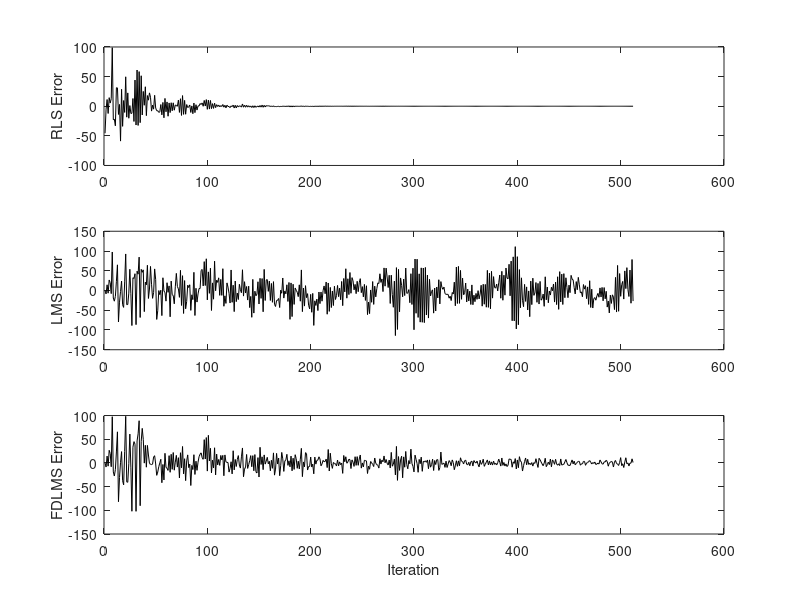
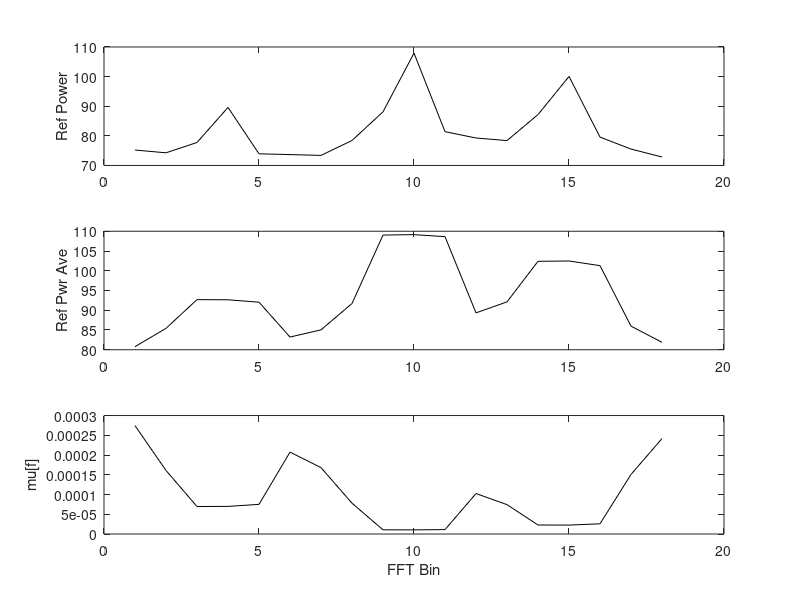
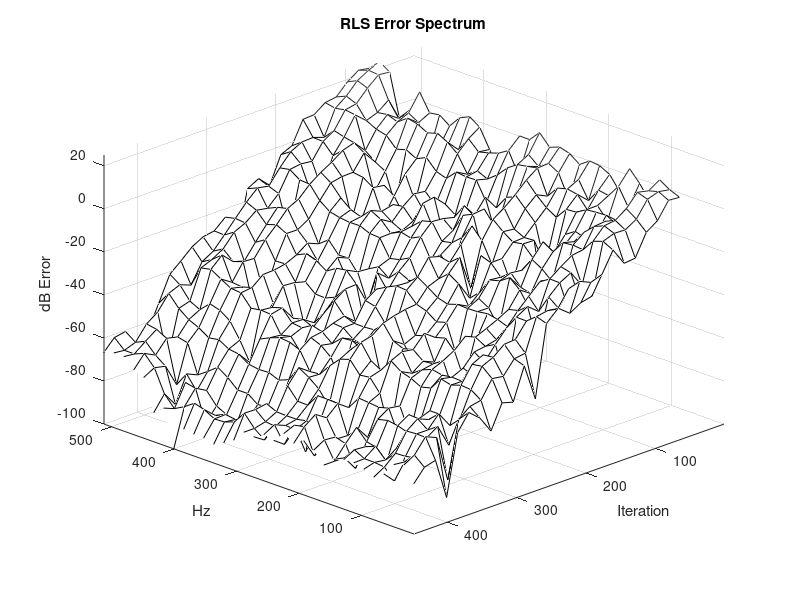
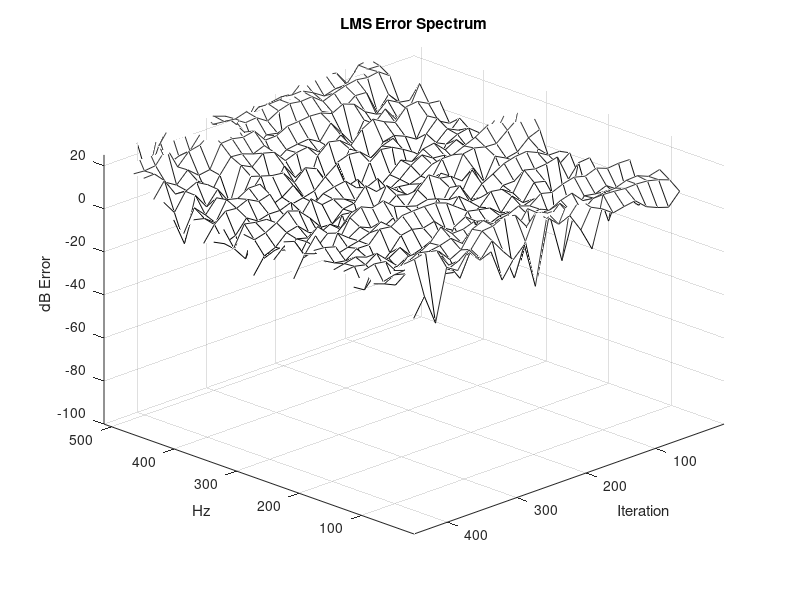

Write MATLAB code to recreate these figures, in order.
% whitening performance model

fs=1024;  % sample rate

npts=512; % num of samples

% make input-output data

%nzamp = .001;   % use this one to examine convergence of the error spectra
nzamp=10;       % use this one to show model accuracy
nn=1:npts;

num_sigs=3;
f=[80 250 390];
amp=[10 30 20];
x = nzamp.*randn([1 npts]);
y = zeros([1 npts]);

for k=1:num_sigs,
	x = x + amp(k).*(sin(2.*pi.*f(k).*nn./fs));
end;

% okay, now for the filter and output signal

nzeros=4;
zmag=[.99 1.4 .9 .95];
zang=pi.*[.2 .35 .6 .75];
zer=zeros([1 2*nzeros]);
i=sqrt(-1);
for k=1:nzeros,
	zer(2*k-1)=zmag(k)*(cos(zang(k))+i*sin(zang(k)));
	zer(2*k)=zmag(k)*(cos(zang(k))-i*sin(zang(k)));
end; 
Asys=real(poly(zer));
nwts_act = 1 + 2*nzeros;

for n=1:npts,
	y(n)=0;
	for k=1:nwts_act,
		if n-k+1 > 1
			y(n)=y(n)+x(n-k+1)*Asys(k);
		end;
	end;
end;


el = zeros([1 npts]);
er = zeros([1 npts]);
ef = zeros([1 npts]);
eb = zeros([1 npts]);

nwts=2*nwts_act;

% simple LMS Wiener filter

a=zeros([1 nwts]);
pow=std(x)^2;
mumax = 1/(nwts*pow);
murel = 1/(2*nwts);                  % safty margin 

% memory window is approx 1/murel must be at least nwts long!
mu = mumax*murel;

for n=1:npts,
	yp=0;
	for k=1:nwts,
		if n-k+1 > 0
			yp = yp + a(k)*x(n-k+1);
		end;
	end;
	el(n)=y(n)-yp;	

	for k=1:nwts,
		if n-k+1 > 0
			a(k) = a(k) + 2*mu*x(n-k+1)*el(n);    % adaptation
		end;
	end;
end;

% recursive least squares

Id = eye(nwts);
P = zeros([nwts nwts]);
H = zeros([nwts 1]);
H(1)=1;
K = zeros([nwts 1]);
Nbar = 1/murel;
alpha = (Nbar-1)/Nbar;
alphai = 1/ alpha;

% initialization
P = (2.*pow.*Id)^(-1);
phi=zeros([1 nwts]);

for n=1:npts,
  for k=1:nwts,
	if n-k+1 > 0
      phi(k) = x(n-k+1);
    end;
  end;
  K = P*phi'./(alpha + phi*P*phi');
  P = alphai.*(Id - K*phi)*P;
  yp = phi*H;
  er(n)=y(n)-yp;
  H = H + K*er(n);
end;

% freq domain LMS

nfwts=2*nwts;
Aw=zeros([1 nfwts]);

nffts=fix(npts/nfwts);
Px=zeros([1 nfwts]);
for k=1:nffts;
	Px=Px + abs(fft(x((k-1)*nfwts+1:k*nfwts),nfwts)).^2;
end;
Px = Px./nffts;

binave=1;
Pxave=zeros(size(Px));
for k=1:nfwts,
	for j=k-binave:k+binave,
		if j > 0 && j <= nfwts
			Pxave(k) = Pxave(k) + Px(j);
		end;
	end;
end;
mumaxbins = (2*binave+1)./Pxave;

murel = 1;
mubins = mumaxbins.*murel;
af = zeros([1 nfwts]);


overlap=1;
for n=1:npts,
	yp=0;
	for k=1:nfwts/2,
		if n-k+1 > 0
		  yp = yp + af(k)*x(n-k+1);    % prediction
		end;
	end;
	ef(n) = y(n) - yp;

	if overlap > nfwts && n > nfwts
	    ebuf=[zeros([1 nfwts/2]) ef(n-nfwts/2+1:n)];
    	xbuf=x(n-nfwts+1:n);
		Ew=fft(ebuf);
		Xw=fft(xbuf);
		xSpec=conj(Xw).*Ew;
		Aw=Aw + mubins.*xSpec;
		af=real(ifft(Aw));	
		overlap = 0;

        aSpec=conj(Xw).*Xw;
		EoX=xSpec./aSpec;
    
    end;
	overlap = overlap + 1;
end;


figure(1);
subplot(3,1,1), plot(nn,er,'k');
ylabel('RLS Error');
subplot(3,1,2), plot(nn,el,'k');
ylabel('LMS Error');
subplot(3,1,3), plot(nn,ef,'k');
ylabel('FDLMS Error');
xlabel('Iteration');

figure(2);
subplot(3,1,1), plot(20.*log10(Px(1:nwts)),'k');
ylabel('Ref Power');
subplot(3,1,2), plot(20.*log10(Pxave(1:nwts)),'k');
ylabel('Ref Pwr Ave');
subplot(3,1,3), plot(mubins(1:nwts),'k');
ylabel('mu[f]');
xlabel('FFT Bin');



nbins=32;
nstep=16; 
df=.5*fs/nbins;
nlines=fix( (npts-2*nbins)/nstep );
Z=zeros([round(nlines/nstep) nbins]);

for k=1:nlines,
	buf=er( (k-1)*nstep+1:(k-1)*nstep+2*nbins );
	Fbuf=20.*log10(abs(fft(buf))./nbins);
	Z(k,:)=Fbuf(1:nbins);
end;

[X Y] = meshgrid(df:df:.5*fs, 2*nbins+1:nstep:npts);
figure(3);
colormap gray;
mesh(X,Y,Z);
caxis([0 100]);
view(-135,30);
xlabel('Hz');
ylabel('Iteration');
zlabel('dB Error');
title('RLS Error Spectrum');
axis([df .5*fs 1 npts-2*nbins -100 25]);

for k=1:nlines,
	buf=el( (k-1)*nstep+1:(k-1)*nstep+2*nbins );
	Fbuf=20.*log10(abs(fft(buf))./nbins);
	Z(k,:)=Fbuf(1:nbins);
end;

figure(4);
colormap gray;
mesh(X,Y,Z);
caxis([0 100]);
view(-135,30);
xlabel('Hz');
ylabel('Iteration');
zlabel('dB Error');
title('LMS Error Spectrum');
axis([df .5*fs 1 npts-2*nbins -100 25]);

for k=1:nlines,
	buf=ef( (k-1)*nstep+1:(k-1)*nstep+2*nbins );
	Fbuf=20.*log10(abs(fft(buf))./nbins);
	Z(k,:)=Fbuf(1:nbins);
end;

figure(5);
colormap gray;
mesh(X,Y,Z);
caxis([0 100]);
view(-135,30);
xlabel('Hz');
ylabel('Iteration');
zlabel('dB Error');
title('FDLMS Error Spectrum');
axis([df .5*fs 1 npts-2*nbins -100 25]);

figure(6);
zpres=512;
Hw=fft(Asys,zpres);
Hh=fft(af(1:nwts),zpres);
EoXt=ifft(EoX);
EX=fft(EoXt,zpres);
Hep=abs(Hh) + abs(EX);
Hem=abs(Hh) - abs(EX);

ff=fs/zpres:fs/zpres:fs/2;
plot(ff,abs(Hw(1:zpres/2)),'k',ff,abs(Hh(1:zpres/2)),'k--',ff,Hep(1:zpres/2),'k:',ff,Hem(1:zpres/2),'k:');
xlabel('Hz');
ylabel('Transfer Function');
legend('Actual System','Model Response','Error Bounds');
